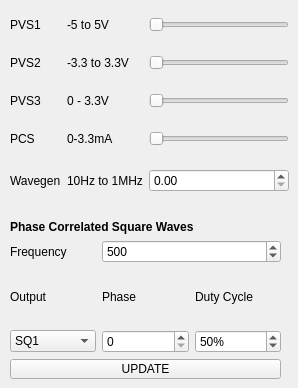
         <widget class="QWidget" name="Peripheral">
          <attribute name="title">
           <string>Peripherals</string>
          </attribute>
          <attribute name="toolTip">
           <string>Set values for function generators, voltage sources etc.</string>
          </attribute>
          <widget class="QWidget" name="layoutWidget">
           <property name="geometry">
            <rect>
             <x>10</x>
             <y>0</y>
             <width>279</width>
             <height>211</height>
            </rect>
           </property>
           <layout class="QGridLayout" name="gridLayout">
            <property name="sizeConstraint">
             <enum>QLayout::SetNoConstraint</enum>
            </property>
            <item row="0" column="0">
             <widget class="QLabel" name="label_6">
              <property name="sizePolicy">
               <sizepolicy hsizetype="Maximum" vsizetype="Preferred">
                <horstretch>0</horstretch>
                <verstretch>0</verstretch>
               </sizepolicy>
              </property>
              <property name="text">
               <string>PVS1 </string>
              </property>
             </widget>
            </item>
            <item row="1" column="0">
             <widget class="QLabel" name="label_7">
              <property name="sizePolicy">
               <sizepolicy hsizetype="Maximum" vsizetype="Preferred">
                <horstretch>0</horstretch>
                <verstretch>0</verstretch>
               </sizepolicy>
              </property>
              <property name="text">
               <string>PVS2 </string>
              </property>
             </widget>
            </item>
            <item row="1" column="1">
             <widget class="QLabel" name="PVS2_LABEL">
              <property name="text">
               <string>-3.3 to 3.3V</string>
              </property>
             </widget>
            </item>
            <item row="2" column="0">
             <widget class="QLabel" name="label_5">
              <property name="sizePolicy">
               <sizepolicy hsizetype="Maximum" vsizetype="Preferred">
                <horstretch>0</horstretch>
                <verstretch>0</verstretch>
               </sizepolicy>
              </property>
              <property name="text">
               <string>PVS3</string>
              </property>
             </widget>
            </item>
            <item row="2" column="1">
             <widget class="QLabel" name="PVS3_LABEL">
              <property name="text">
               <string>0 - 3.3V</string>
              </property>
             </widget>
            </item>
            <item row="3" column="0">
             <widget class="QLabel" name="label_8">
              <property name="sizePolicy">
               <sizepolicy hsizetype="Maximum" vsizetype="Preferred">
                <horstretch>0</horstretch>
                <verstretch>0</verstretch>
               </sizepolicy>
              </property>
              <property name="text">
               <string>PCS</string>
              </property>
             </widget>
            </item>
            <item row="3" column="1">
             <widget class="QLabel" name="PCS_LABEL">
              <property name="text">
               <string>0-3.3mA</string>
              </property>
             </widget>
            </item>
            <item row="4" column="0">
             <widget class="QLabel" name="label_15">
              <property name="sizePolicy">
               <sizepolicy hsizetype="Maximum" vsizetype="Preferred">
                <horstretch>0</horstretch>
                <verstretch>0</verstretch>
               </sizepolicy>
              </property>
              <property name="text">
               <string>Wavegen</string>
              </property>
             </widget>
            </item>
            <item row="4" column="1">
             <widget class="QLabel" name="label_19">
              <property name="text">
               <string>10Hz to 1MHz</string>
              </property>
             </widget>
            </item>
            <item row="4" column="2">
             <widget class="QDoubleSpinBox" name="sinebox2">
              <property name="sizePolicy">
               <sizepolicy hsizetype="Minimum" vsizetype="Fixed">
                <horstretch>0</horstretch>
                <verstretch>0</verstretch>
               </sizepolicy>
              </property>
              <property name="maximum">
               <double>1000000.000000000000000</double>
              </property>
             </widget>
            </item>
            <item row="0" column="1">
             <widget class="QLabel" name="PVS1_LABEL">
              <property name="text">
               <string>-5 to 5V</string>
              </property>
             </widget>
            </item>
            <item row="0" column="2">
             <widget class="QSlider" name="horizontalSlider">
              <property name="maximum">
               <number>4095</number>
              </property>
              <property name="orientation">
               <enum>Qt::Horizontal</enum>
              </property>
             </widget>
            </item>
            <item row="1" column="2">
             <widget class="QSlider" name="horizontalSlider_2">
              <property name="maximum">
               <number>4095</number>
              </property>
              <property name="orientation">
               <enum>Qt::Horizontal</enum>
              </property>
             </widget>
            </item>
            <item row="2" column="2">
             <widget class="QSlider" name="horizontalSlider_3">
              <property name="maximum">
               <number>4095</number>
              </property>
              <property name="orientation">
               <enum>Qt::Horizontal</enum>
              </property>
             </widget>
            </item>
            <item row="3" column="2">
             <widget class="QSlider" name="horizontalSlider_4">
              <property name="maximum">
               <number>4095</number>
              </property>
              <property name="orientation">
               <enum>Qt::Horizontal</enum>
              </property>
             </widget>
            </item>
           </layout>
          </widget>
          <widget class="QWidget" name="layoutWidget_2">
           <property name="geometry">
            <rect>
             <x>10</x>
             <y>220</y>
             <width>271</width>
             <height>159</height>
            </rect>
           </property>
           <layout class="QGridLayout" name="gridLayout_5">
            <item row="1" column="0">
             <widget class="QLabel" name="label_3">
              <property name="text">
               <string>Frequency</string>
              </property>
             </widget>
            </item>
            <item row="3" column="0">
             <widget class="QComboBox" name="SQR_NM">
              <item>
               <property name="text">
                <string>SQ1</string>
               </property>
              </item>
              <item>
               <property name="text">
                <string>SQ2</string>
               </property>
              </item>
              <item>
               <property name="text">
                <string>OD1</string>
               </property>
              </item>
              <item>
               <property name="text">
                <string>OD2</string>
               </property>
              </item>
             </widget>
            </item>
            <item row="2" column="2">
             <widget class="QLabel" name="label_21">
              <property name="text">
               <string>Duty Cycle</string>
              </property>
             </widget>
            </item>
            <item row="2" column="1">
             <widget class="QLabel" name="label_20">
              <property name="text">
               <string>Phase</string>
              </property>
             </widget>
            </item>
            <item row="0" column="0" colspan="3">
             <widget class="QLabel" name="label_2">
              <property name="sizePolicy">
               <sizepolicy hsizetype="Preferred" vsizetype="Maximum">
                <horstretch>0</horstretch>
                <verstretch>0</verstretch>
               </sizepolicy>
              </property>
              <property name="font">
               <font>
                <weight>75</weight>
                <bold>true</bold>
               </font>
              </property>
              <property name="text">
               <string>Phase Correlated Square Waves</string>
              </property>
             </widget>
            </item>
            <item row="2" column="0">
             <widget class="QLabel" name="label_18">
              <property name="text">
               <string>Output</string>
              </property>
             </widget>
            </item>
            <item row="4" column="0" colspan="3">
             <widget class="QPushButton" name="pushButton_7">
              <property name="maximumSize">
               <size>
                <width>16777215</width>
                <height>20</height>
               </size>
              </property>
              <property name="text">
               <string>UPDATE</string>
              </property>
             </widget>
            </item>
            <item row="1" column="1" colspan="2">
             <widget class="QSpinBox" name="SQR_FREQ">
              <property name="minimum">
               <number>1</number>
              </property>
              <property name="maximum">
               <number>1000000</number>
              </property>
              <property name="value">
               <number>500</number>
              </property>
             </widget>
            </item>
            <item row="3" column="1">
             <widget class="QSpinBox" name="SQR_PH">
              <property name="maximum">
               <number>360</number>
              </property>
             </widget>
            </item>
            <item row="3" column="2">
             <widget class="QSpinBox" name="SQR_DC">
              <property name="suffix">
               <string>%</string>
              </property>
              <property name="maximum">
               <number>100</number>
              </property>
              <property name="value">
               <number>50</number>
              </property>
             </widget>
            </item>
           </layout>
          </widget>
         </widget>
